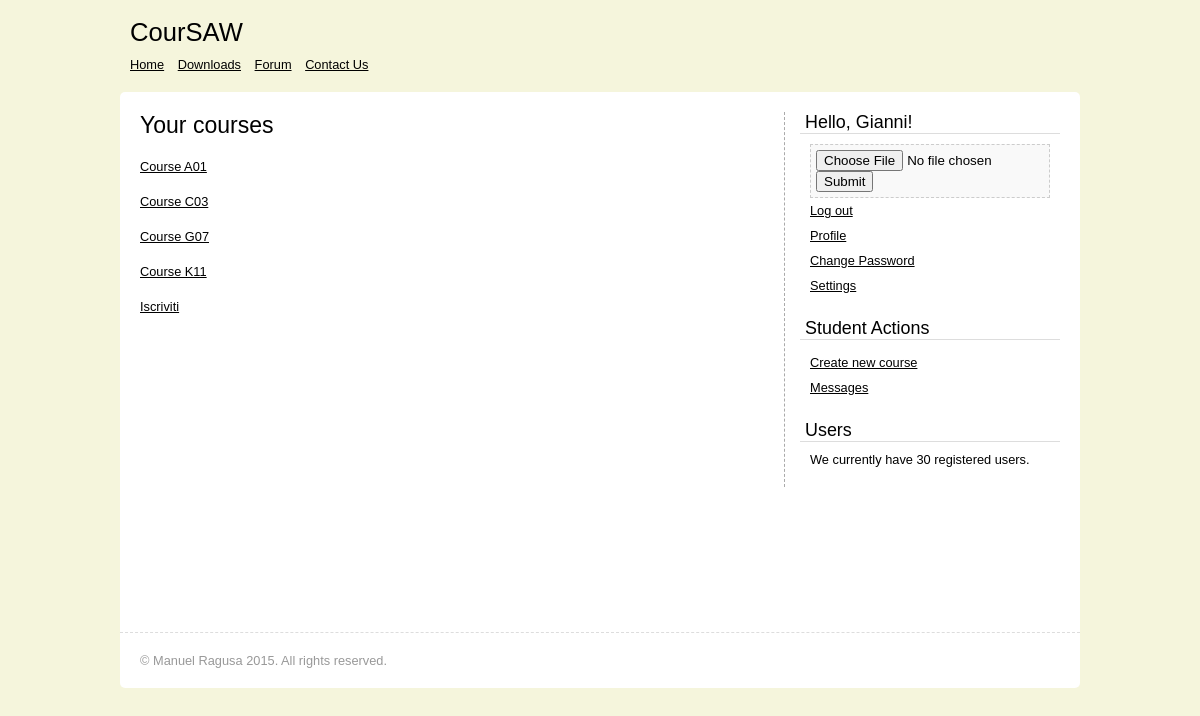
/index.php (signed in), run on the app's committed database.
### tables this page shows
CREATE TABLE users (
    user_id INT NOT NULL AUTO_INCREMENT PRIMARY KEY,
    username VARCHAR(32) NOT NULL,
    password VARCHAR(128) NOT NULL,
    first_name VARCHAR(32) NOT NULL,
    last_name VARCHAR(32) NOT NULL,
    email VARCHAR(1024) NOT NULL,
    active INT NOT NULL DEFAULT 1,
    teacher INT NOT NULL DEFAULT 0,
    profile VARCHAR(55) NOT NULL
);

CREATE TABLE courses (
	course_id INT NOT NULL AUTO_INCREMENT PRIMARY KEY,
	title VARCHAR(100) NOT NULL,
	description TEXT NOT NULL,
	category INT NOT NULL,
	start_date DATE NOT NULL,
	duration INT NOT NULL,
	creator INT NOT NULL,
	visible INT NOT NULL DEFAULT 0
);

### core/init.php (called while the page is built, shortened)
<?php
require 'database/connect.php';
require 'functions/general.php';
require 'functions/users.php';
require 'functions/courses.php';
if (logged_in() === true) {
	$session_user_id = $_SESSION['user_id'];
	$user_data = user_data($session_user_id, 'user_id', 'username', 'password', 'first_name', 'last_name', 'email', 'profile', 'teacher');
	if (user_active($user_data['username']) === false) {
		session_destroy();
		header('Location: index.php');
		exit();
	}
}
?>

### core/functions/users.php (called while the page is built, shortened)
<?php
function user_count() {
	global $mysqli;
	$stmt = $mysqli->prepare("SELECT COUNT(user_id) FROM users WHERE active = 1");
	$stmt->execute();
	$stmt->bind_result($count);
	return $count;
}
function user_data($user_id) {
	global $mysqli;
	$user_id = (int)$user_id;
	$func_num_args = func_num_args();
	$func_get_args = func_get_args();
	if ($func_num_args > 0) {
		unset($func_get_args[0]);
		$fields = implode(', ', $func_get_args);
		$query = "SELECT " . $fields . " FROM users WHERE user_id = ?";
		$stmt = $mysqli->prepare($query);
		$stmt->bind_param('i', $user_id);
		$stmt->execute();
		$data = $stmt->get_result()->fetch_assoc();
		return $data;
	}
}
function user_teacher($user_id) {
	global $mysqli;
	$stmt = $mysqli->prepare("SELECT COUNT(user_id) FROM users WHERE user_id = ? AND teacher = 1");
	$stmt->bind_param('i', $user_id);
	$stmt->execute();
	$stmt->bind_result($count);
	return ($count == 1) ? true : false;
}
function user_active($username) {
	global $mysqli;
	$username = sanitize($username);
	$stmt = $mysqli->prepare("SELECT COUNT(user_id) FROM users WHERE username = ? AND active = 1");
	$stmt->bind_param('s', $username);
	$stmt->execute();
	$stmt->bind_result($count);
	return ($count == 1) ? true : false;
}
?>

### core/functions/general.php (called while the page is built, shortened)
<?php
function sanitize($data) {
	global $mysqli;
	return htmlentities(strip_tags(mysqli_real_escape_string($mysqli, $data)));
}
?>

### core/functions/courses.php (the view, shortened to what this page needs)
<?php
function list_course($course_id) {
	global $user_data;
	$subscription_count = subscription_count($course_id);
	$suffix = ($subscription_count != 1) ? 's' : '';
	$title = course_title_from_id($course_id);
	$html_output = '<p><a href="course.php?course_id=' . $course_id . '">' . $title . '</a>';
	if ($user_data['teacher'] == true) {
		$html_output .= ': ' . $subscription_count . ' student' . $suffix . '</p>';
	} else {
		$html_output .= '</p>';
	}
	return $html_output;
}
function get_subscribed_courses($user_id) {
	global $mysqli;
	$courses = array();
	$stmt = $mysqli->prepare("SELECT course_id FROM participants WHERE user_id = ?");
	$stmt->bind_param('i', $user_id);
	$stmt->execute();
	$result = $stmt->get_result();
	while ($data = $result->fetch_array(MYSQLI_NUM)) {
		$courses[] = $data[0];
	}
	return $courses;
}
function subscription_count($course_id) {
	global $mysqli;
	$stmt = $mysqli->prepare("SELECT COUNT(user_id) FROM participants WHERE course_id = ? AND teacher = 0");
	$stmt->bind_param('i', $course_id);
	$stmt->execute();
	$stmt->bind_result($count);
	return $count;
}
function course_title_from_id($course_id) {
	global $mysqli;
	$stmt = $mysqli->prepare("SELECT title FROM courses WHERE course_id = ?");
	$stmt->bind_param('i', $course_id);
	$stmt->execute();
	$stmt->bind_result($title);
	return $title;
}
?>

### includes/widgets/loggedin.php (shortened to what this page needs)
<div class="widget">
	<h2>Hello, <?php echo $user_data['first_name']; ?>!</h2>
	<div class="inner">
		<div class="profile">
			<form action="" method="POST" enctype="multipart/form-data">
				<input type="file" name="profile"> <input type="submit">
			</form>
		</div>
		<ul>
			<li>
				<a href="logout.php">Log out</a>
			</li>
			<li>
				<a href="<?php echo $user_data['username']; ?>">Profile</a>
			</li>
			<li>
				<a href="changepassword.php">Change Password</a>
			</li>
			<li>
				<a href="settings.php">Settings</a>
			</li>
		</ul>
	</div>
</div>

### includes/student.php
<h1>Your courses</h1>
<?php
$courses = get_subscribed_courses($user_data['user_id']);
foreach ($courses as $course_id) {
	echo list_course($course_id);
}
?>
<p><a href="">Iscriviti</a></p>

### css/screen.css (style rules this page uses)
ul { padding: 0; margin: 0 0 20px 0; list-style: none; }
h1, h2 { padding: 0; margin: 0 0 20px 0; font-weight: normal; }
p { padding: 0; margin: 0 0 20px 0; }
a:link, a:visited { text-decoration: underline; color: #000; }
ul li { padding: 5px 0; }
h1 { font-size: 1.8em; }
h2 { font-size: 1.4em; }
body { background: #F5F5DC; font-family: Arial; font-size: 0.8em; }
.widget { margin-bottom: 20px; }
.widget h2 { margin: 0 0 10px 0; padding: 0 5px; font-weight: normal; border-bottom: 1px solid #ddd; }
.widget .inner { margin: 0 10px; }
.profile { background: #f9f9f9; border: 1px dashed #ccc; padding: 5px; }

### data on the page
users: first_name "Gianni"
courses: title "Course A01"
courses: title "Course C03"
courses: title "Course G07"
courses: title "Course K11"

### other printed values
user_count() "30"
$suffix "s"
